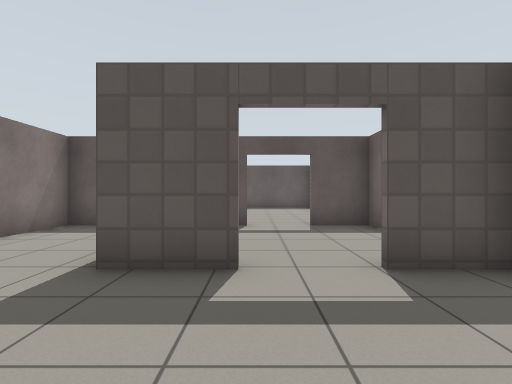
view 1 (above)

16 first-person views from a walk through a world built for the Gazebo simulator. The camera is 0.94 m above the floor, looks level and sees 85° across. The floor is counted in squares, 1 m on a side. Each view is taken from the middle of a square. On the plan, view 1 faces up. The plan holds only what a view shows up to about 11 squares ahead; the rest is blank. Gazebo's built-in surfaces are drawn with simple patterns.

view 2
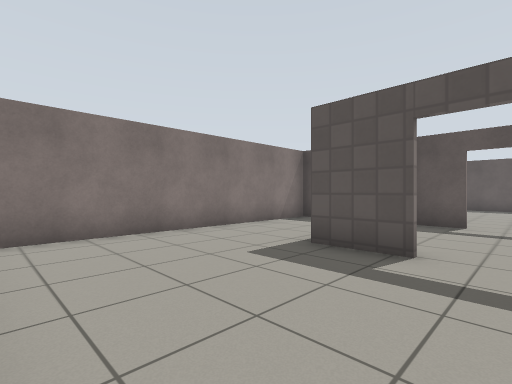

view 3
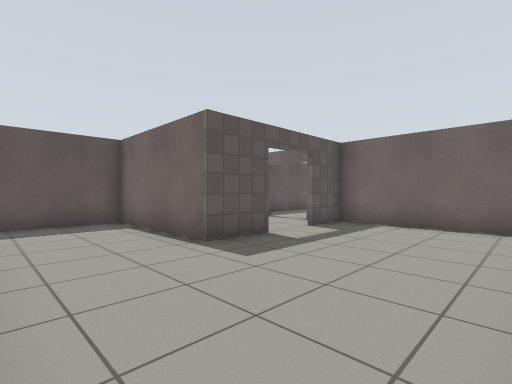

view 4
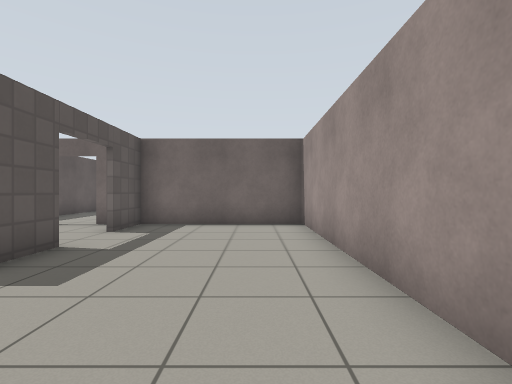

view 5
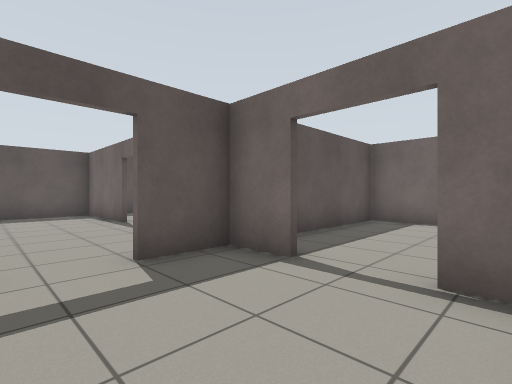

view 6
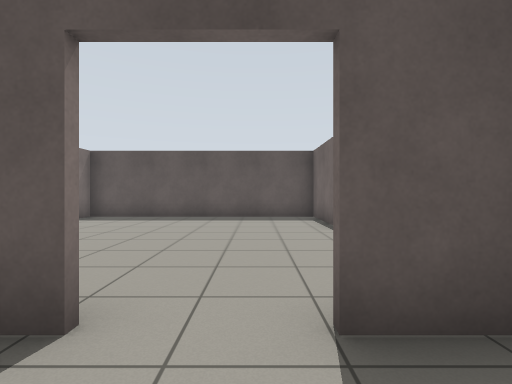

view 7
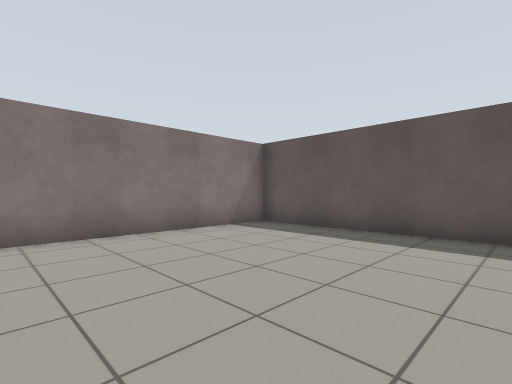

view 8
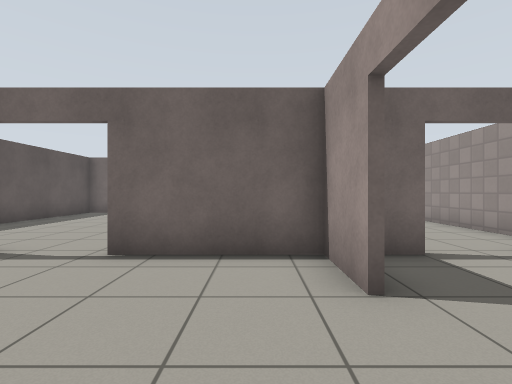

view 9
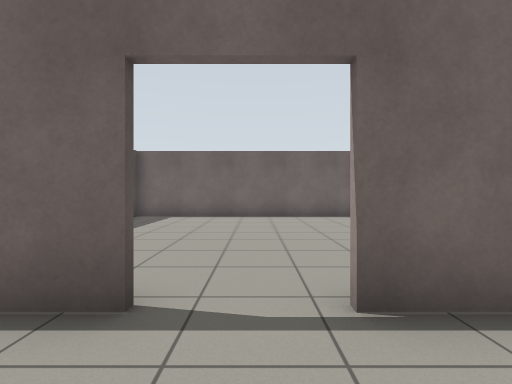

view 10
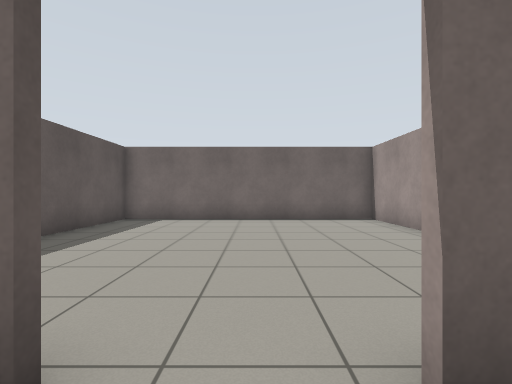

view 11
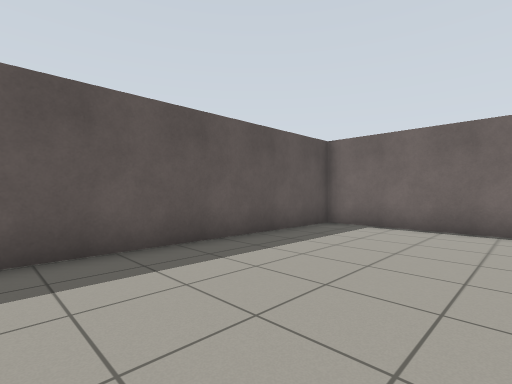

view 12
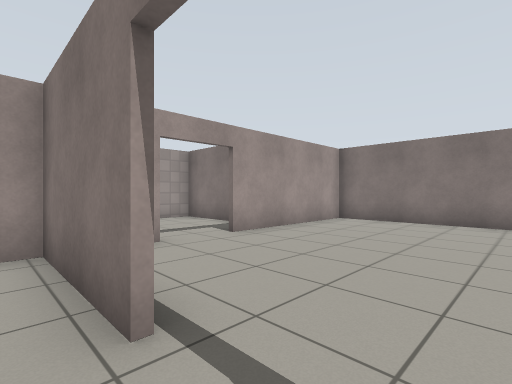

view 13
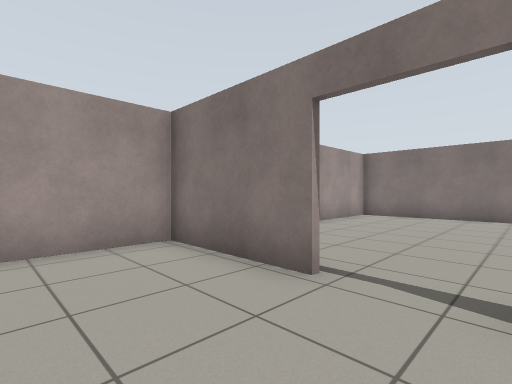

view 14
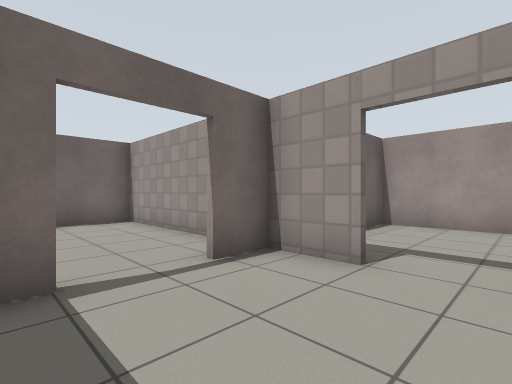

view 15
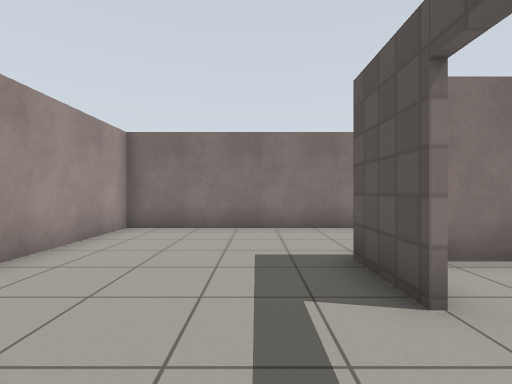

view 16
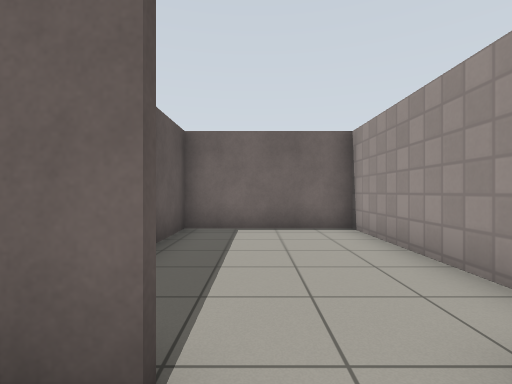

### Floor plan
Points are (right, up) in squares from view 1. A wall is a line through its corners. A room is listed if a view was taken in it or the views show most of it. See-through windows are left out.
Room 1 (views 1, 2, 3, 4, 15)
walls: (-0.1, 3.4) (-1.9, 3.4) (-1.9, 7.8) (-5.4, 7.8); (-5.3, 8.1) (-5.3, -1.4) (3.2, -1.4) (3.2, 3.4) (1.5, 3.4)
ways out: open door at (0.7, 3.3) to room 2
Room 2 (views 5, 6, 14, 16)
walls: (-1.8, 6) (-1.8, 3.5) (-0.6, 3.5); (-0.2, 7.8) (-1.4, 7.8); (1.5, 3.5) (3.2, 3.5) (3.2, 4.8); (3.2, 6.4) (3.2, 8.1); (3.3, 7.8) (1.5, 7.8)
ways out: open door at (0.7, 3.3) to room 1; open door at (0.5, 8) to room 3; open door at (3, 5.5) to room 5
Room 3 (views 7, 8, 9, 10)
walls: (3.2, 13) (3.2, 16.6) (-5.3, 16.6) (-5.3, 8.1); (-5.2, 8) (-0.2, 8); (1.5, 8) (3, 8); (3.2, 8.1) (3.2, 11.2)
ways out: open door at (0.5, 8) to room 2; open door at (3, 12.5) to room 4
Room 4 (views 11, 12, 13)
walls: (3.3, 11.2) (3.3, 7.8); (8.8, 8) (11.7, 8) (11.7, 16.5) (4.1, 16.6); (3, 8) (5.9, 8)
ways out: open door at (3, 12.5) to room 3
Room 5 (no view inside)
walls: (4.6, 3.5) (9.2, 3.5) (9.2, 7.8) (5.1, 7.8)
ways out: open door at (3, 5.5) to room 2

Positions as (right, up) in squares from view 1, and headings:
1: (0, 0), facing up
2: (1, -1), facing up-left
3: (-5, -1), facing up-right
4: (-5, 0), facing right
5: (0, 4), facing up-right
6: (1, 6), facing up
7: (1, 10), facing up-left
8: (-1, 9), facing right
9: (1, 12), facing right
10: (2, 12), facing right
11: (4, 12), facing up-right
12: (4, 13), facing down-left
13: (6, 13), facing down-left
14: (0, 7), facing down-right
15: (2, 2), facing left
16: (2, 6), facing right
